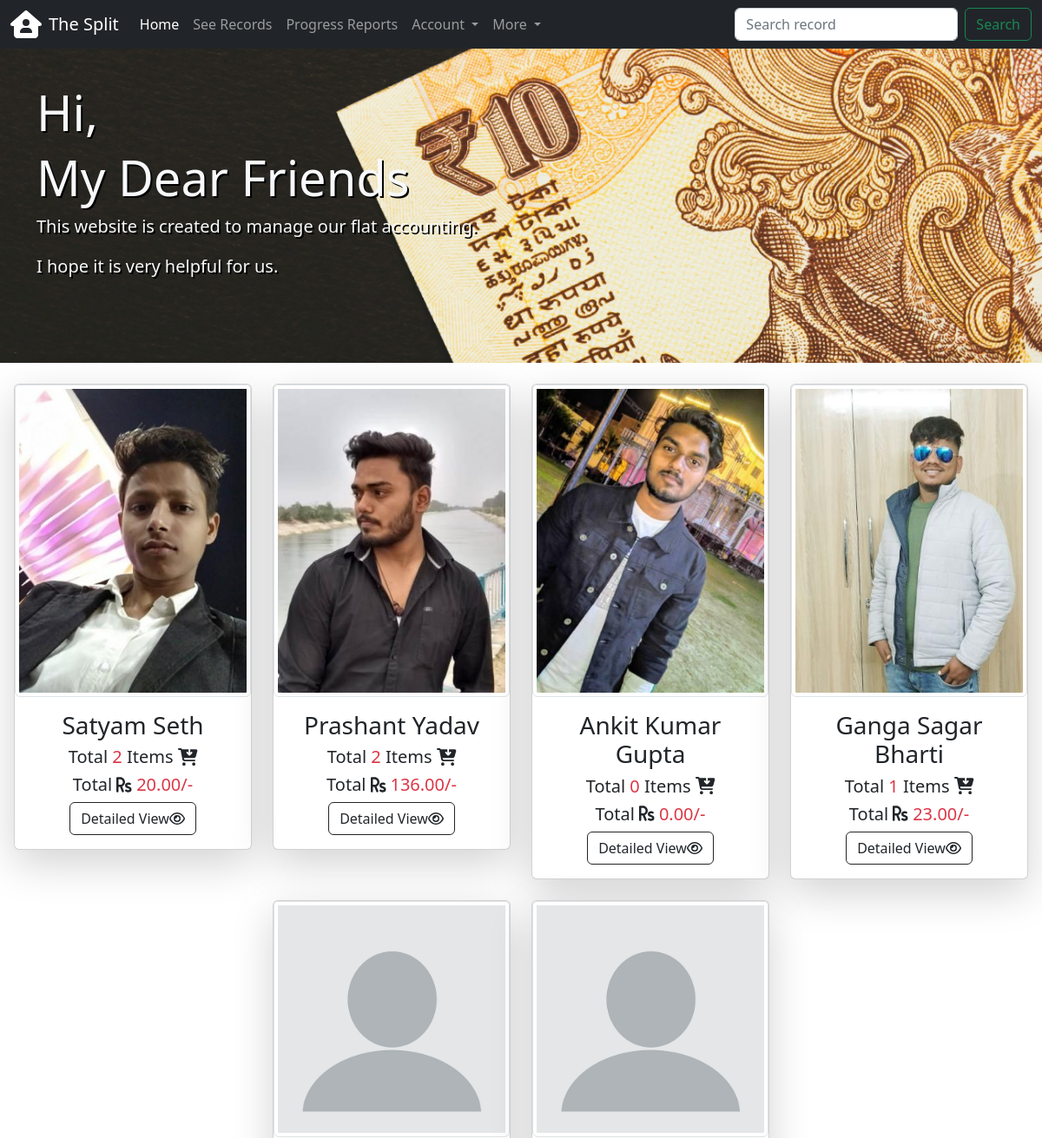
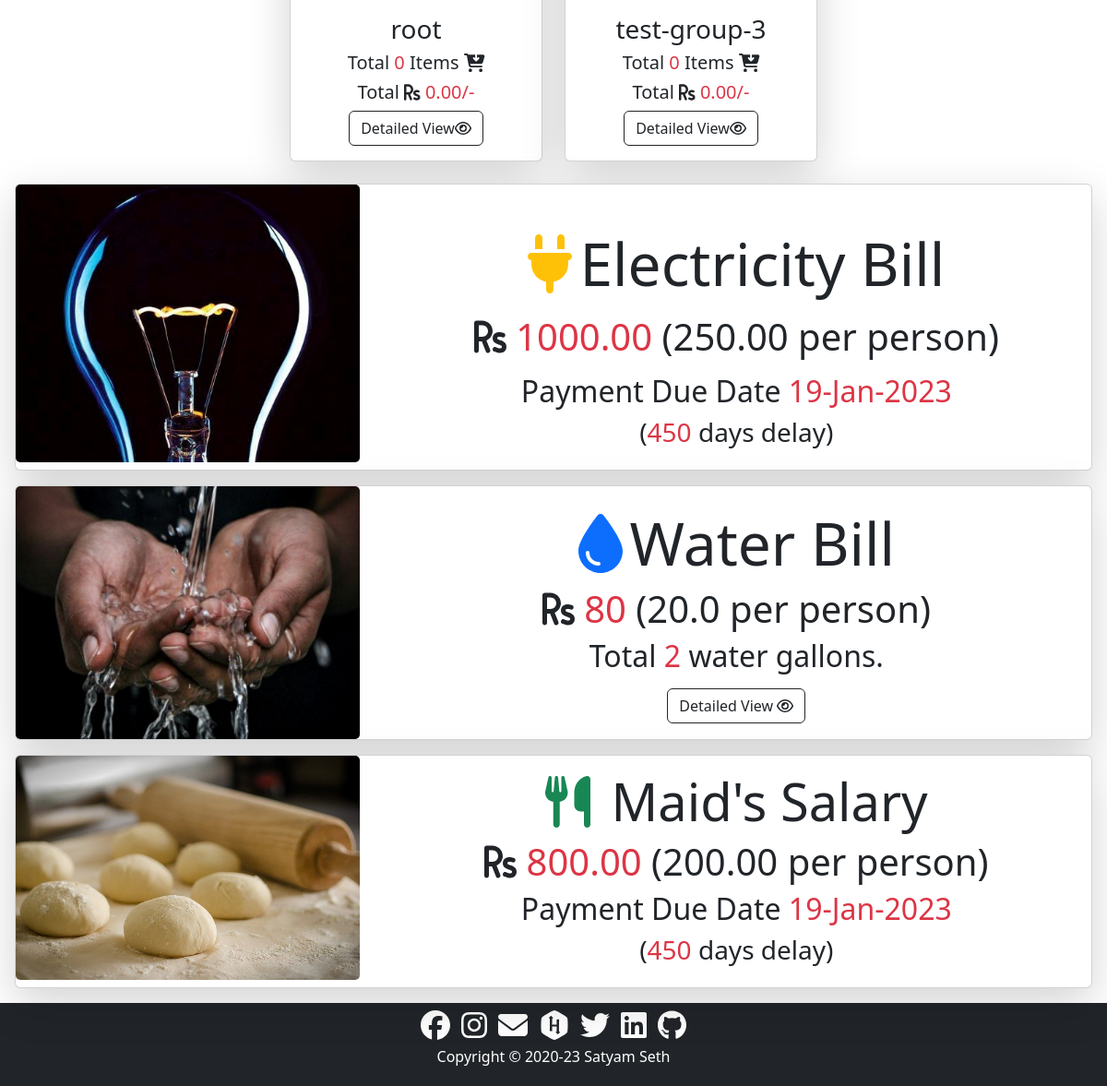
The page / on the database its author committed (2 pictures, top to bottom).
### accounts/models.py (models this page shows, shortened)
class Profile(models.Model):
    user = models.OneToOneField(
        to=settings.AUTH_USER_MODEL, related_name="profile", on_delete=models.CASCADE
    )
    avatar = models.ImageField(
        default="profile_avatars/avatar.png", upload_to="profile_avatars"
    )
    cover_photo = models.ImageField(
        default="profile_cover_photos/cover_photo.jpg", upload_to="profile_cover_photos"
    )

### records/models.py (models this page shows, shortened)
class Electricity(models.Model):
    due_date = models.DateField()
    price = models.DecimalField(
        decimal_places=2,
        max_digits=7,
    )
    modified_on = models.DateTimeField(auto_now=True)
    created_on = models.DateTimeField(auto_now_add=True)

class Maid(models.Model):
    due_date = models.DateField()
    price = models.DecimalField(
        decimal_places=2,
        max_digits=7,
    )
    modified_on = models.DateTimeField(auto_now=True)
    created_on = models.DateTimeField(auto_now_add=True)

### core/views.py (the view)
# urls.py: path("", views.home, name="home"),
def home(request: HttpRequest) -> HttpResponse:
    w_sum = Water.objects.aggregate(Sum("quantity"))["quantity__sum"]
    w_price = 40 * (w_sum if w_sum else 0)
    w_pp = w_price / 4
    electricity = None
    try:
        electricity = Electricity.objects.latest("due_date")
        e_pp = electricity.price / 4
        e_days_left = (electricity.due_date - timezone.now().date()).days
    except ObjectDoesNotExist:
        e_pp, e_days_left = 0, 0
    maid = None
    try:
        maid = Maid.objects.latest("due_date")
        m_pp = maid.price / 4
        m_days_left = (maid.due_date - timezone.now().date()).days
    except ObjectDoesNotExist:
        m_pp, m_days_left = 0, 0
    users = User.objects.filter(groups__name="d52")
    records = []
    for user in users:
        total_spent = Record.objects.filter(purchaser=user).aggregate(Sum("price"))[
            "price__sum"
        ]
        records.append({"user": user, "total_spent": total_spent})
    context = {
        "home_active": "active",
        "records": records,
        "w_sum": w_sum,
        "w_price": w_price,
        "w_pp": w_pp,
        "electricity": electricity,
        "e_pp": e_pp,
        "e_days_left": e_days_left,
        "maid": maid,
        "m_pp": m_pp,
        "m_days_left": m_days_left,
    }
    return render(request, "core/index.html", context)

### core/templates/core/index.html (shortened to what this page needs)
{% extends 'core/base.html' %}
{% load static %}
{% block content %}
<div class="container-fluid py-5 mb-4 home">
    <div class="container text-light my-5">
        <div>
            <h1 class="display-4">Hi,</h1>
            <h1 class="display-4">My Dear Friends</h1>
        </div>
        <div class="lead">
            <p>This website is created to manage our flat accounting.</p>
            <p>I hope it is very helpful for us.</p>
        </div>
    </div>
</div>
<div class="container-fluid mb-4 px-3">
    <div class="row row-cols-1 row-cols-sm-2 row-cols-lg-4 g-4 justify-content-center">
        {% for record in records %}
        <div class="col">
            <div class="card text-center shadow-lg">
                <img src="{{ record.user.profile.avatar.url }}" class="card-img-top img-thumbnail" alt="{{record.user.full_name}}">
                <div class="card-body">
                <h3 class="card-title">{% if record.user.get_full_name %}{{record.user.get_full_name}}{% else %}{{record.user.username}}{% endif %}</h3>
                <h5 class="card-text">Total <span class="text-danger">{{record.user.purchaser.count}}</span> Items <i
                        class="fas fa-cart-arrow-down"></i></h5>
                <h5 class="card-text">Total <i class="fas fa-rupee-sign"></i><span class="text-danger">
                        {{record.total_spent|default_if_none:0|stringformat:".2f"}}/-</span>
                </h5>
                <a class="btn btn-outline-dark" href="{% url 'records:detailed' record.user.id %}" role="button">
                    Detailed View<i class="far fa-eye"></i>
                </a>
                </div>
            </div>
        </div>
        {% endfor %}
    </div>
</div>
{% if electricity.price %}
<div class="card shadow-lg m-3">
    <div class="row no-gutters">
        <div class="col-md-4">
            <img src="{% static 'core/images/electricity.jpg' %}" class="card-img" alt="electricity">
        </div>
        <div class="col-md-8">
            <div class="card-body text-center pt-5">
                <div class="display-3"><i class="fas fa-plug text-warning me-2"></i>Electricity Bill</div>
                <h1 class="pt-3">
                    <i class="fas fa-rupee-sign"></i>
                    <span class="text-danger">{{electricity.price}}</span>
                    <span>({{e_pp}} per person)</span>
                </h1>
                <h2 class="pt-2">Payment Due Date <span class="text-danger">{{electricity.due_date|date:"j-M-Y"}}</span>
                </h2>
                {% if e_days_left > 0 %}
                <h3>(<span class="text-danger">{{e_days_left}}</span> days left to pay)</h3>
                {% elif e_days_left < 0 %} <h3>(<span class="text-danger">{{e_days_left|cut:"-" }}</span> days delay)
                    </h3>
                    {% else %}
                    <h3>(pay <span class="text-danger">today</span> immediately)</h3>
                    {% endif %}
            </div>
        </div>
    </div>
</div>
{% endif %}
<div class="card shadow-lg m-3">
    <div class="row no-gutters">
        <div class="col-md-4">
            <img src="{% static 'core/images/water.jpg' %}" class="card-img" alt="water">
        </div>
        <div class="col-md-8">
            <div class="card-body text-center pt-4">
                <h2 class="display-3"><i class="fas fa-tint text-primary me-2"></i>Water Bill</h2>
                <h1>
                    <i class="fas fa-rupee-sign"></i>
                    <span class="text-danger">{{w_price}}</span>
                    <span>({{w_pp}} per person)</span>
                </h1>
                <h2>Total <span class="text-danger">{{w_sum}}</span> water gallons.</h2>
                <a class="mt-2 btn btn-outline-dark" href="{% url 'records:detailed_water' %}" role="button">Detailed View <i
                        class="far fa-eye"></i></a>
            </div>
        </div>
    </div>
</div>
<div class="card shadow-lg m-3">
    <div class="row no-gutters">
        <div class="col-md-4">
            <img src="{% static 'core/images/maid.jpg' %}" class="card-img" alt="maid">
        </div>
        <div class="col-md-8">
            <div class="card-body text-center">
                <h2 class="display-4"><i class="fas fa-utensils text-success me-2"></i>
                    Maid's Salary</h2>
                <h1>
                    <i class="fas fa-rupee-sign"></i>
                    <span class="text-danger">{{maid.price}}</span>
                    <span>({{m_pp}} per person)</span>
                </h1>
                <h2>Payment Due Date <span class="text-danger">{{maid.due_date|date:"j-M-Y"}}</span></h2>
                {% if m_days_left > 0 %}
                <h3>(<span class="text-danger">{{m_days_left}}</span> days left to pay)</h3>
                {% elif m_days_left < 0 %} <h3>(<span class="text-danger">{{m_days_left|cut:"-" }}</span> days delay)
                    </h3>
                    {% else %}
                    <h3>(pay <span class="text-danger">today</span> immediately)</h3>
                    {% endif %}
            </div>
        </div>
    </div>
</div>
{% endblock content %}

### core/templates/core/base.html (shortened to what this page needs)
<!DOCTYPE html>
<html lang="en">
{% load static %}
<head>
    <link href="https://cdn.jsdelivr.net/npm/bootstrap@5.2.3/dist/css/bootstrap.min.css" rel="stylesheet">
    {% block css %}
    <link rel="stylesheet" href="{% static 'core/css/style.css' %}">
    {% endblock css %}
</head>
<body>
    {% include 'core/navbar.html' %}
    {% block content %}{% endblock content %}
    {% include 'core/footer.html' %}
</body>
</html>

### core/templates/core/navbar.html (shortened to what this page needs)
<div class="container-fluid">
    <nav class="navbar navbar-expand-lg py-2 navbar-dark fixed-top bg-dark">
        <div class="container-fluid">
            <i class="fas fa-house-user fa-2x text-white me-2"></i>
            <a class="navbar-brand" href="#">The Split</a>
            <div class="collapse navbar-collapse" id="navbarSupportedContent">
                <ul class="navbar-nav me-auto mb-2 mb-lg-0">
                    <li class="nav-item">
                        <a class="nav-link {{home_active}}" href="{% url 'core:home' %}">Home </a>
                    </li>
                    <li class="nav-item">
                        <a class="nav-link {{records_active}}" href="{% url 'records:records' %}">See Records</a>
                    </li>
                    <li class="nav-item">
                        <a class="nav-link {{report_active}}" href="{% url 'records:report' %}">Progress Reports</a>
                    </li>
                    <li class="nav-item dropdown">
                        <a class="nav-link dropdown-toggle" href="#" role="button" data-bs-toggle="dropdown"
                            aria-expanded="false">
                            Account
                        </a>
                    </li>
                    <li class="nav-item dropdown">
                        <a class="nav-link dropdown-toggle" href="#" role="button" data-bs-toggle="dropdown"
                            aria-expanded="false">
                            More
                        </a>
                    </li>
                </ul>
                <form class="d-flex" role="search" action="{% url 'records:search' %}">
                    <input class="form-control me-2" type="search" placeholder="Search record" aria-label="Search"
                        name='query'>
                    <button class="btn btn-outline-success" type="submit">Search</button>
                </form>
            </div>
        </div>
    </nav>
</div>

### core/templates/core/footer.html
<footer class="container-fluid p-0">
        <div class="bg-dark text-center p-1 text-white">
                <div>
                        <a href="https://www.facebook.com/profile.php?id=100009900399617" target="_blank"><i
                                        class="fab fa-facebook fa-2x m-1 text-white"></i></a>
                        <a href="https://www.instagram.com/satyam1998.1998/" target="_blank"><i
                                        class="fab fa-instagram fa-2x m-1 text-white"></i></a>
                        <a href="mailto:satyam1998.1998@gmail.com" target="_blank">
                                <i class="fas fa-envelope fa-2x m-1 text-white"></i></a>
                        <a href="https://www.hackerrank.com/satyam1998_1998" target="_blank">
                                <i class="fab fa-hackerrank fa-2x m-1 text-white"></i></a>
                        <a href="https://twitter.com/SatyamS31450520" target="_blank"><i
                                        class="fab fa-twitter fa-2x m-1 text-white"></i></a>
                        <a href="https://www.linkedin.com/in/satyam-seth-39069b17a" target="_blank"><i
                                        class="fab fa-linkedin fa-2x m-1 text-white"></i></a>
                        <a href="https://github.com/satyam-seth" target="_blank"><i
                                        class="fab fa-github fa-2x m-1 text-white"></i></a>
                </div>
                <p>Copyright &#169; 2020-23 Satyam Seth</p>
        </div>
</footer>

### core/static/core/css/style.css (style rules this page uses)
.home { background-image: url("../images/home.jpg"); background-color: dimgrey; background-size: cover; height: 100%; text-shadow: 2px 2px black; }

### rows shown on the page
Electricity: price "1000.00", due_date "19-Jan-2023"
Maid: price "800.00", due_date "19-Jan-2023"

### other values the page prints
{{ record.user.get_full_name }} "Satyam Seth"
{{ record.user.purchaser.count }} "2"
{{ record.total_spent|default_if_none:0|stringformat:".2f" }} "20.00"
{{ record.user.get_full_name }} "Prashant Yadav"
{{ record.total_spent|default_if_none:0|stringformat:".2f" }} "136.00"
{{ record.user.get_full_name }} "Ankit Kumar Gupta"
{{ record.user.purchaser.count }} "0"
{{ record.total_spent|default_if_none:0|stringformat:".2f" }} "0.00"
{{ record.user.get_full_name }} "Ganga Sagar Bharti"
{{ record.user.purchaser.count }} "1"
{{ record.total_spent|default_if_none:0|stringformat:".2f" }} "23.00"
{{ record.user.username }} "root"
{{ record.user.username }} "test-group-3"
{{ e_pp }} "250.00"
{{ w_price }} "80"
